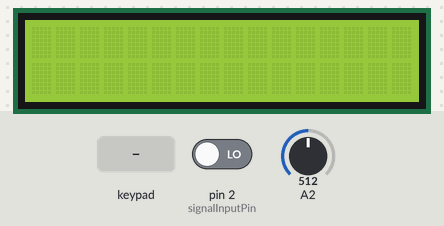
The sketch below on a simulated Arduino Mega 2560, built with avr-gcc and run on an emulated ATmega2560. On the bench: 16×2 character LCD. The test bench sets the inputs (shaded band); at power-on: A2 = 512, pin 2 (signalInputPin) LOW. WiFi joins after 1.5 s; servers stay silent unless stated; no MQTT or app messages arrive unless stated; what the sketch prints to the serial monitor is not drawn.

Above: at 3.3 s.
3.4 s: keypad keys 4 2 4 3 4 4 4 5 pressed 1.361 s apart
At 8.5 s:
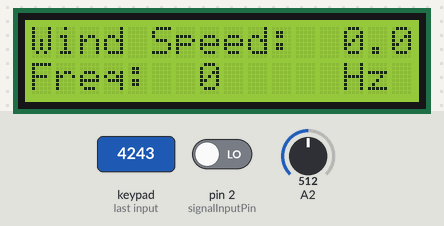
18.3 s: A2 set to 327
At 19.9 s:
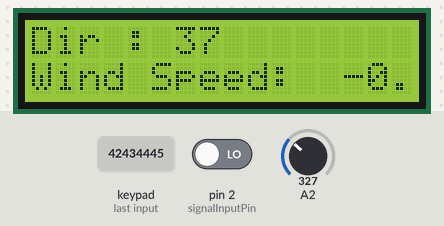
20.7 s: A2 set to 347
At 22.4 s:
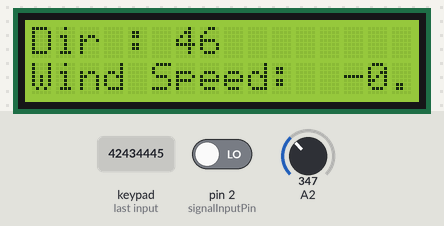
23.2 s: A2 set to 306
At 25.0 s:
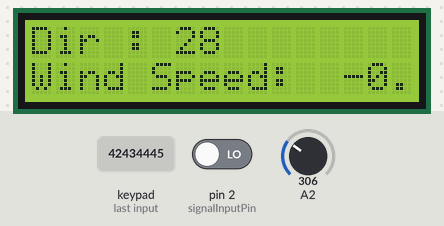
Timing chart, 0 to 26.5 s (numbered marks = the images above; inputs shaded):
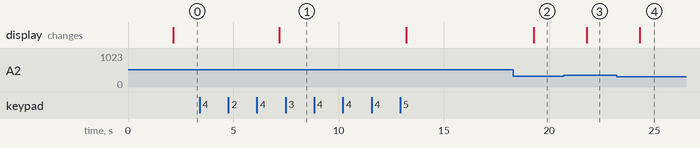

Measured:
- after the input at 3.4 s, the display: changes after 3.8 s (image 1)
- after the input at 18.3 s, the display: changes after 0.97 s (image 2)
- after the input at 20.7 s, the display: changes after 1.1 s (image 3)
- after the input at 23.2 s, the display: changes after 1.1 s (image 4)

The sketch:

Course_Final_Code_Rev.03.ino
```cpp
//Include necessary libraries
#include <Ethernet.h>
#include <PubSubClient.h>
#include <TimerOne.h>
#include <Keypad.h>
#include <LiquidCrystal.h>
#include <ArduinoJson.h>

// Set up the LCD display
LiquidCrystal lcd(37, 36, 35, 34, 33, 32);

// Define keypad matrix size
const byte ROWS = 4;
const byte COLS = 4;

// Variables to hold button states and wind direction
volatile boolean buttonPressedA = false;
volatile boolean buttonPressedB = false;
volatile boolean buttonPressedC = false;
String windDirection;
int buttonState = 0;
int previousButtonState = 0;
bool displayDirection;
bool displaySpeed;
bool displayBoth;
int degree_Value;

// Variables for wind speed calculation
volatile unsigned long pulseCount;
volatile unsigned long windFrequency;
float windSpeed;
unsigned long i_time;

const int signalInputPin = 2;

// Define the keypad matrix
char keys[ROWS][COLS] = {
  {'1','2','3','A'},
  {'4','5','6','B'},
  {'7','8','9','C'},
  {'*','0','#','D'}
};

// Define the pins for the keypad
byte rowPins[ROWS] = { 42, 43, 44, 45 };
byte colPins[COLS] = { 46, 47, 48, 49 };

// Create the keypad object
Keypad keypad = Keypad(makeKeymap(keys), rowPins, colPins, ROWS, COLS);

// Ethernet client object
EthernetClient ethClient;

// Ethernet MAC address
static uint8_t mymac[6] = { 0x44,0x76,0x58,0x10,0x00,0x62 };

// MQTT server and device information
unsigned int Port = 1883;
byte server[] = { 10,6,0,21 };
char* deviceId     = "esdevice23";
char* clientId     = "escg223";
char* deviceSecret = "tamk";

// MQTT callback function prototype
void callback(char* topic, byte* payload, unsigned int length);

// MQTT client object
PubSubClient client(server, Port, callback, ethClient);

// MQTT topics
#define inTopic    "ICT4_in_2020"
#define outTopic   "ICT4_out_2020"

void setup() {
    // Initialize serial communication
    Serial.begin(9600);
    Serial.println("Start 19.3.2021");
    delay(500);
    fetch_IP(); // Obtain IP address
    Connect_MQTT_server(); // Connect to MQTT server

    // Initialize the LCD display
    lcd.begin(16, 2);

    // Set up the wind speed sensor
    pinMode(A2, INPUT);
    pulseCount = 0;
    windFrequency = 0;
    windSpeed = 0.0;
    i_time = 0;

    // Attach interrupt for wind speed sensor
    attachInterrupt(digitalPinToInterrupt(signalInputPin), pulseCountFunction, RISING);

    // Set up the timer interrupt
    Timer1.initialize(500000);
    Timer1.attachInterrupt(timerInterruptFunction);
}

void loop(){
    // Read the keypad input
    char key = keypad.getKey();
    if(key == '1'){
        buttonPressedA = true;
        buttonPressedB = false;
        buttonPressedC = false;
    } else if(key =='2'){
        buttonPressedA = false;
        buttonPressedB = true;
        buttonPressedC = false;
    } else if(key == '3'){
        buttonPressedA = false;
        buttonPressedB = false;
        buttonPressedC = true;
    } else {
        buttonPressedA = false;
        buttonPressedB = false;
        buttonPressedC = false;
    }

    // Set display flags based on button states
    if(buttonPressedA == true){
        displayDirection = true;
        displaySpeed = false;
        displayBoth = false;
    } else if(buttonPressedB == true){
        displayDirection = false;
        displaySpeed = true;
        displayBoth = false;
    } else if(buttonPressedC == true){
        displayDirection = false;
        displaySpeed = false;
        displayBoth = true;
    }

    // Print options on the LCD display
    lcd.setCursor(20, 1);
    lcd.print("1-Dir 2-Spd 3-Both");

    // Read wind direction from the sensor and calculate the degree value
    float analog_Value = analogRead(A2);
    float voltage_Value = 5 * analog_Value / 1023;

    if (voltage_Value < 1.2) {
        degree_Value = 0;
    } else{
        degree_Value = ((voltage_Value - 1.2) / 3.8) * 360;
    }

    // Display wind direction, speed, or both depending on the button pressed
    if (displayDirection == true) {
      lcd.setCursor(0, 0);
        if (voltage_Value <= 1.19) {
            windDirection = "Wait....";
        } else if (degree_Value >= 337.5 || (degree_Value > -1 && degree_Value <= 22.4)) {
            windDirection = "North";
        } else if (degree_Value > 22.4 && degree_Value <= 67.5) {
            windDirection = "North East";
        } else if (degree_Value > 67.5 && degree_Value <= 112.5) {
            windDirection = "East";
        } else if (degree_Value > 112.5 && degree_Value <= 157.5) {
            windDirection = "South East";
        } else if (degree_Value > 157.5 && degree_Value <= 202.5) {
            windDirection = "South";
        } else if (degree_Value > 202.5 && degree_Value <= 247.5) {
            windDirection = "South West";
        } else if (degree_Value > 247.5 && degree_Value <= 292.5) {
            windDirection = "West";
        } else {
            windDirection = "North West";
        }
        lcd.clear();
        lcd.setCursor(0, 0);
        lcd.print("Dir : ");
        lcd.print(windDirection);
        lcd.setCursor(0, 1);
        lcd.print(degree_Value);
        lcd.print(" degrees");
        lcd.setCursor(20, 1);
        lcd.print("1-Dir 2-Spd 3-Both");
    } else if (displaySpeed == true){
        lcd.clear();
        lcd.setCursor(0, 0);
        lcd.print("Wind Speed: ");
        lcd.setCursor(0, 1);
        lcd.print("Freq: ");
        lcd.setCursor(7, 1);
        lcd.print(windFrequency);
        lcd.setCursor(13, 1);
        lcd.print("Hz");
        lcd.setCursor(13, 0);
        lcd.print(windSpeed);
        lcd.setCursor(20, 1);
        lcd.print("1-Dir 2-Spd 3-Both");
    } else if (displayBoth == true){
        lcd.clear();
        lcd.setCursor(0, 0);
        lcd.print("Dir : ");
        lcd.print(degree_Value);
        lcd.setCursor(0, 1);
        lcd.print("Wind Speed: ");
        lcd.setCursor(13, 1);
        lcd.print(windSpeed);
        lcd.setCursor(20, 1);
        lcd.print("1-Dir 2-Spd 3-Both");
    }

    // Send MQTT message if the client is connected
    if (client.connected()){
        const char* windDirections = windDirection.c_str();
      send_MQTT_message(degree_Value, windSpeed);
    } else {
        Serial.println("No, re-connecting" );
        client.connect(clientId, deviceId, deviceSecret);
    }

    // Add a delay before the next loop iteration
    delay(1000);
  }

  // Fetch IP function - gets the IP from DHCP server and prints the W5100 revision
  void fetch_IP(void){
  byte rev = 1;
  rev = Ethernet.begin(mymac);
  Serial.print(F("\nW5100 Revision "));

  if (rev == 0){
      Serial.println(F("Failed to access Ethernet controller"));
  }

  Serial.println(F("Setting up DHCP"));
  Serial.print("Connected with IP: ");
  Serial.println(Ethernet.localIP());
  }

  // Function to send MQTT message with wind direction and wind speed
  void send_MQTT_message(int dir, float spd){
      int timeDelay = 1000;

      // Send wind direction data
      if (displayDirection == true){
          const size_t bufferSize = JSON_OBJECT_SIZE(2) + 30;
          StaticJsonDocument<bufferSize> jsonDoc;
          jsonDoc["S_name1"] = "ES Wind Direction";
          jsonDoc["S_value1"] = dir;

          String jsonStr;
          serializeJson(jsonDoc, jsonStr);

          char message[jsonStr.length() + 10];
          sprintf(message, "IOTJS=%s", jsonStr.c_str());
          Serial.println(message);
          client.publish(outTopic, message);
          delay(timeDelay);
      }

      // Send wind speed data
      else if (displaySpeed == true){
          const size_t bufferSize = JSON_OBJECT_SIZE(2) + 30;
          StaticJsonDocument<bufferSize> jsonDoc;


          jsonDoc["S_name1"] = "ES Wind Speed";
          jsonDoc["S_value1"] = spd;

          String jsonStr;
          serializeJson(jsonDoc, jsonStr);

          char message[jsonStr.length() + 10];
          sprintf(message, "IOTJS=%s", jsonStr.c_str());
          Serial.println(message);
          client.publish(outTopic, message);
          delay(timeDelay);
      }

      // Send both wind direction and wind speed data
      else if (displayBoth == true) {
          const size_t bufferSize = JSON_OBJECT_SIZE(2) + 30;
          StaticJsonDocument<bufferSize> jsonDoc;


          jsonDoc["S_name1"] = "ES Wind Direction";
          jsonDoc["S_value1"] = dir;

          String jsonStr;
          serializeJson(jsonDoc, jsonStr);

          char message[jsonStr.length() + 10];
          sprintf(message, "IOTJS=%s", jsonStr.c_str());

          Serial.println(message);
          client.publish(outTopic, message);

          jsonDoc.clear();
          delay(500);

          StaticJsonDocument<bufferSize> jsonDoc2;

          jsonDoc2["S_name1"] = "ES Wind Speed";
          jsonDoc2["S_value1"] = spd;

          String jsonStr2;
          serializeJson(jsonDoc2, jsonStr2);

          char message2[jsonStr2.length() + 10];
          sprintf(message2, "IOTJS=%s", jsonStr2.c_str());

          Serial.println(message2);
          client.publish(outTopic, message2);
          delay(timeDelay);
      }
  }

  // Function to connect to MQTT server
  void Connect_MQTT_server(){
      Serial.println(" Connecting to MQTT" );
      Serial.print(server[0]); Serial.print(".");
      Serial.print(server[1]); Serial.print(".");
      Serial.print(server[2]); Serial.print(".");
      Serial.println(server[3]);

      // If not connected, try to connect to MQTT server
      if (!client.connected()){
          if (client.connect(clientId, deviceId, deviceSecret)){
          Serial.println(" Connected OK " );
          client.subscribe(inTopic);
          }
          else{
          Serial.println(client.state());
          }
      }
    }

  // MQTT callback function to handle incoming messages
  void callback(char* topic, byte* payload, unsigned int length){
      char* receiv_string;
      receiv_string = (char*) malloc(length + 1);
      memcpy(receiv_string, payload, length);
      receiv_string[length] = '\0';
      Serial.println(receiv_string);
      free(receiv_string);
  }

  // Function to handle pulse count for wind speed calculation
  void pulseCountFunction() {
      pulseCount++;
  }

  // Timer interrupt function to update wind speed and frequency
  void timerInterruptFunction() {
      i_time++;
      if (i_time > 19) {
          windFrequency = pulseCount / 10;
          pulseCount = 0;
          windSpeed = -0.24 + windFrequency * 0.699;
          i_time = 0;
      }
  }
```
